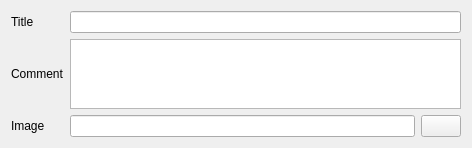
<?xml version="1.0" encoding="UTF-8"?>
<ui version="4.0">
 <class>GTAActionOneClickTitleWidget</class>
 <widget class="QWidget" name="GTAActionOneClickTitleWidget">
  <property name="geometry">
   <rect>
    <x>0</x>
    <y>0</y>
    <width>472</width>
    <height>145</height>
   </rect>
  </property>
  <property name="windowTitle">
   <string>Form</string>
  </property>
  <layout class="QGridLayout" name="gridLayout">
   <item row="0" column="0">
    <widget class="QLabel" name="label">
     <property name="text">
      <string>Title</string>
     </property>
    </widget>
   </item>
   <item row="0" column="1" colspan="2">
    <widget class="QLineEdit" name="TitleLE"/>
   </item>
   <item row="1" column="0">
    <widget class="QLabel" name="label_2">
     <property name="text">
      <string>Comment</string>
     </property>
    </widget>
   </item>
   <item row="1" column="1" colspan="2">
    <widget class="QTextEdit" name="CommentLE"/>
   </item>
   <item row="2" column="0">
    <widget class="QLabel" name="label_3">
     <property name="text">
      <string>Image</string>
     </property>
    </widget>
   </item>
   <item row="2" column="1">
    <widget class="QLineEdit" name="ImageNameLE">
     <property name="readOnly">
      <bool>true</bool>
     </property>
    </widget>
   </item>
   <item row="2" column="2">
    <widget class="QPushButton" name="SearchPB">
     <property name="text">
      <string/>
     </property>
     <property name="icon">
      <iconset resource="../resource.qrc">
       <normaloff>:/images/forms/img/SEARCH.png</normaloff>:/images/forms/img/SEARCH.png</iconset>
     </property>
    </widget>
   </item>
  </layout>
 </widget>
 <resources>
  <include location="../resource.qrc"/>
 </resources>
 <connections/>
</ui>
